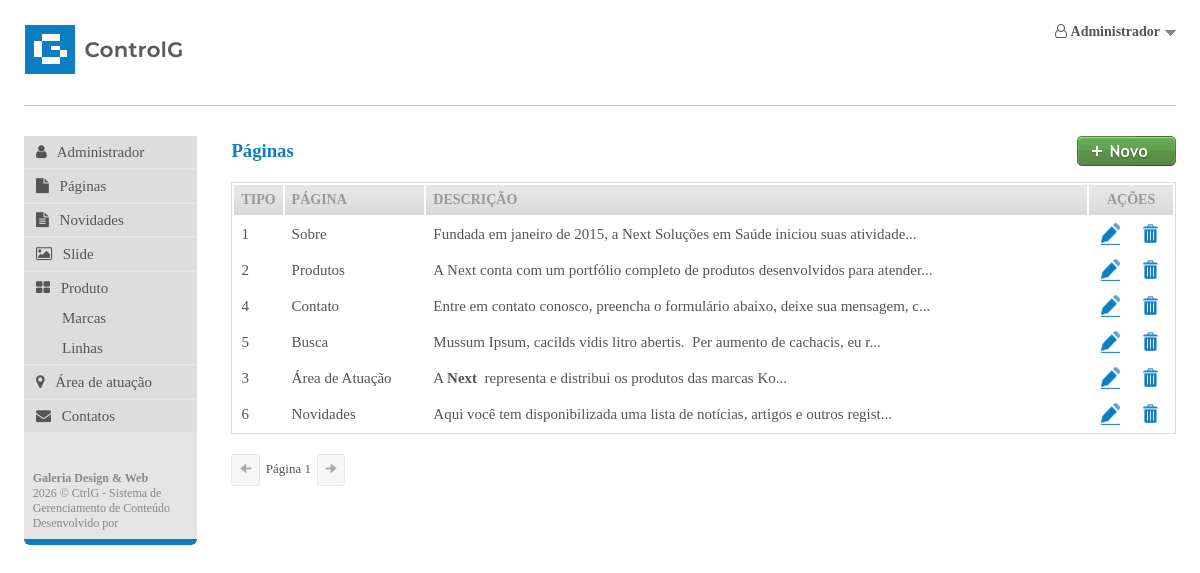
Page /controlg/painel/index.php?id=8 (signed in) on the committed database.
### tables this page shows
CREATE TABLE `tb_conteudo` (
  `id` int(5) NOT NULL,
  `pagina` varchar(25) NOT NULL,
  `titulo` varchar(50) DEFAULT NULL,
  `texto` longtext DEFAULT NULL,
  `plus` text NOT NULL,
  `tipo` int(2) DEFAULT NULL
);

### controlg/painel/modulos/conteudo/index.php (the view, shortened to what this page needs)
<a href="index.php?id=8.1" title="Novo"><img src="imgs/novo.png" class="btnovo" border="0" alt="Novo" /></a>
<h3><?php echo $titulo; ?></h3>
<table id="minhaTabela">
	<thead>
		<tr>
			<th width="5%" align="left" class="th">TIPO</th>
			<th width="15%" align="left" class="th">PÁGINA</th>
			<th width="71%" align="left" class="th">DESCRIÇÃO</th>
			<th width="9%" align="left" class="th center">AÇÕES</th>
		</tr>
	</thead>
	<tbody id="corpoTabela">
		<?php
		include($_SERVER['DOCUMENT_ROOT'] . '/next/controlg/config/conecta.php');
		$sql = "SELECT * FROM tb_conteudo ORDER BY id ASC";
		$res = mysqli_query($conexao, $sql);
		while ($row = mysqli_fetch_array($res)) {
			$id		= 	$row['id'];
			$pagina	=	$row['pagina'];
			$texto	=	$row['texto'];
			$tipo	=	$row['tipo'];
			$texto = substr($texto, 0, 78);
			$btedita = "<a href='index.php?id=8.2&idCont=$id&tipoCont=$tipo&pagina=$pagina'><img src='imgs/btn-editar.png' title='Editar' alt='Editar' border='0' class='bt-editar btn-action' /></a>";
			$btexclui = "<a href='index.php?id=8.3&idCont=$id&pagina=$pagina&conf=0'><img  src='imgs/btn-excluir.png' title='Excluir' alt='Excluir' border='0' class='bt-excluir btn-action' /></a>";
			echo "<tr class='tupla'>";
			echo "<td width='5%' align='left' class='txt'>$tipo</td>";
			echo "<td width='15%' align='left' class='txt'>$pagina</td>";
			echo "<td width='71%' align='left' class='txt'>$texto...</td>";
			echo "<td width='9%' align='left' class='txt'>$btedita $btexclui</td>";
			echo "</tr>";
		}
		echo "</table>";
		?>
<nav class="box-paginacao">
	<button id="prev" onclick="mudarPagina(-1)">&#129032;</button>
	<span class="txtsimples" id="label">1</span>
	<button id="next" onclick="mudarPagina(1)">&#129034;</button>
</nav>

### controlg/painel/css/painel.estilos.css (style rules this page uses)
img { display: block; }
body { margin: 0; padding: 0; background-color: #fff; font-family: "Trebuchet MS", Tahoma; }
.btnovo { float: right; margin-bottom: 0px; border: 0; }
.bt-editar { width: 30px; height: 30px; float: left; }
.bt-excluir { width: 30px; height: 30px; float: right; }
h3 { color: #0e7ec2; padding: 0; margin: 0; margin-bottom: 20px; margin-top: 4px; }
.txtsimples { font-family: "Trebuchet MS", Tahoma; font-size: 13px; color: #555; text-decoration: none; padding: 0 2px; }
table { width: 100%; border: 1px solid #ddd; color: #666; font: normal 13px "Trebuchet MS", Tahoma; }
thead { background-image: url("../imgs/bg_topo_grid.png"); height: 30px; background-color: #e5e5e5; color: #999; font-size: 14px !important; margin-left: 6px; text-align: left; }
th { padding: 2px 7px; }
tr { padding: 20px 7px; }
tr.tupla { background-color: unset; color: #555; font-size: 15px !important; text-align: left; }
td { padding: 2px 7px; }
.box-paginacao { margin-top: 20px; text-align: left; color: #555; }
.box-paginacao button { padding: 3px 6px; color: #555; cursor: pointer; }
.center { text-align: center; margin: 0 auto; }

### rows in the picture
tb_conteudo: tipo "1", pagina "Sobre", texto "Fundada em janeiro de 2015, a Next Soluções em Saúde iniciou suas atividade"
tb_conteudo: tipo "2", pagina "Produtos", texto "A Next conta com um portfólio completo de produtos desenvolvidos para atender"
tb_conteudo: tipo "4", pagina "Contato", texto "Entre em contato conosco, preencha o formulário abaixo, deixe sua mensagem, c"
tb_conteudo: tipo "5", pagina "Busca", texto "Mussum Ipsum, cacilds vidis litro abertis. Per aumento de cachacis, eu r"
tb_conteudo: tipo "3", pagina "Área de Atuação", texto "A Next representa e distribui os produtos das marcas Ko"
tb_conteudo: tipo "6", pagina "Novidades", texto "Aqui você tem disponibilizada uma lista de notícias, artigos e outros regist"

### other values in the picture
$_SESSION['nomeUsuarioLogado'] "Administrador"
$titulo "Páginas"
